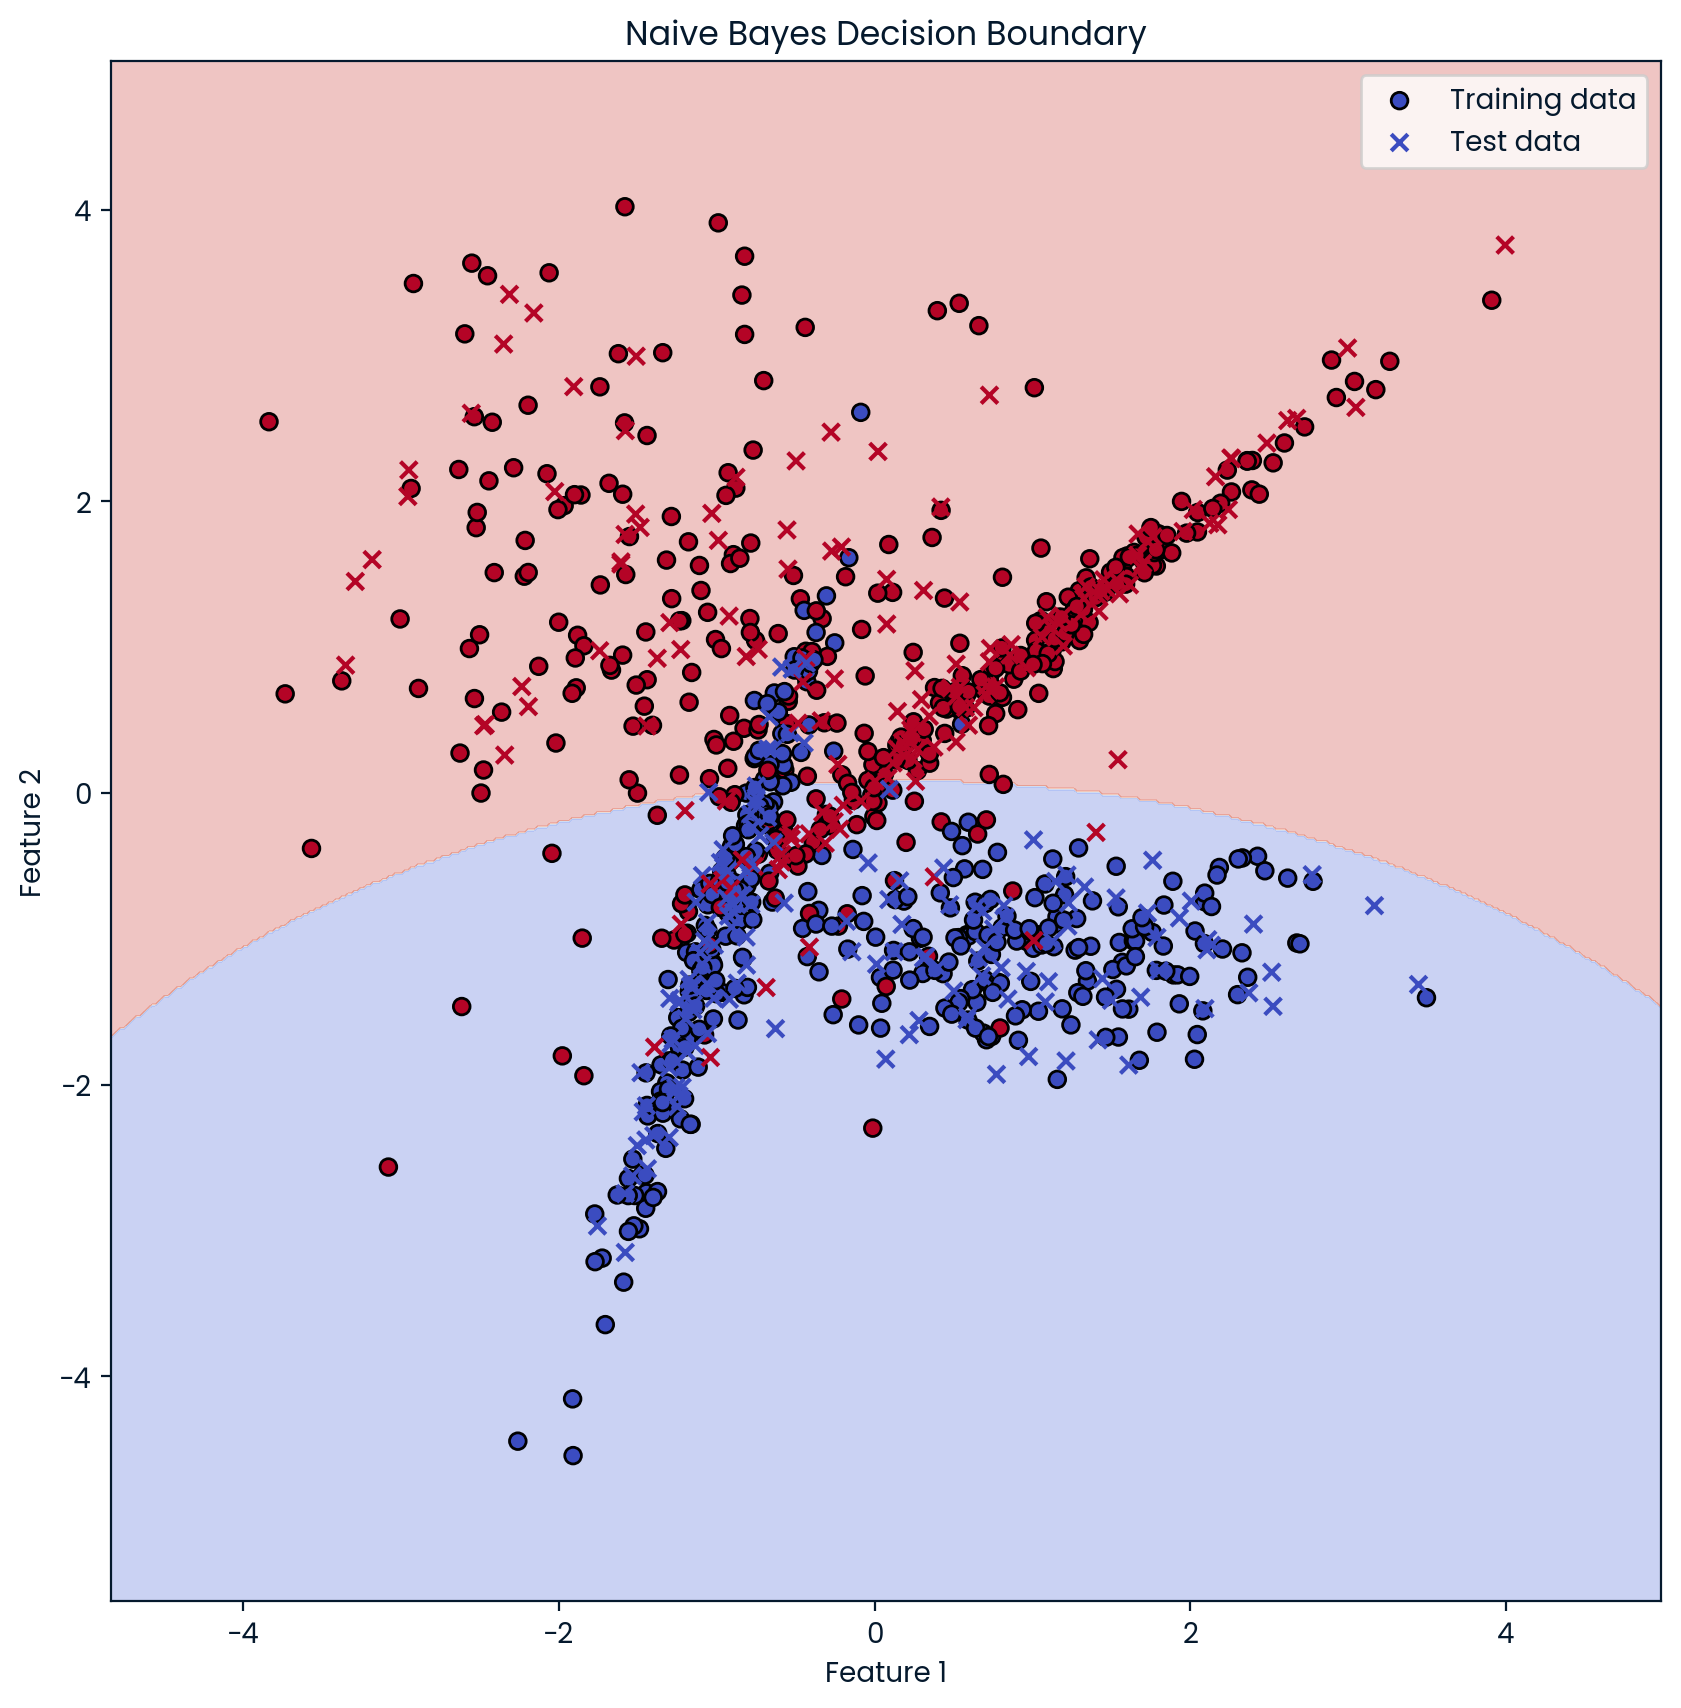

Here is the Python script that generated this plot:
import numpy as np
import matplotlib.pyplot as plt
from sklearn.datasets import make_classification
from sklearn.naive_bayes import GaussianNB
from sklearn.model_selection import train_test_split

# Generate a synthetic dataset
X, y = make_classification(n_samples=1000, n_features=2, n_informative=2, n_redundant=0, random_state=42)

# Split the dataset into training and testing sets
X_train, X_test, y_train, y_test = train_test_split(X, y, test_size=0.3, random_state=42)

# Create and train the Naive Bayes model
model = GaussianNB()
model.fit(X_train, y_train)

# Create a mesh to plot the decision boundary
h = .02  # step size in the mesh
x_min, x_max = X[:, 0].min() - 1, X[:, 0].max() + 1
y_min, y_max = X[:, 1].min() - 1, X[:, 1].max() + 1
xx, yy = np.meshgrid(np.arange(x_min, x_max, h), np.arange(y_min, y_max, h))

# Plot the decision boundary by assigning a color to each point in the mesh
Z = model.predict(np.c_[xx.ravel(), yy.ravel()])
Z = Z.reshape(xx.shape)

plt.figure(figsize=(10, 10))
plt.contourf(xx, yy, Z, alpha=0.3, cmap=plt.cm.coolwarm)

# Plot also the training points
plt.scatter(X_train[:, 0], X_train[:, 1], c=y_train, edgecolors='k', marker='o', cmap=plt.cm.coolwarm, label='Training data')
plt.scatter(X_test[:, 0], X_test[:, 1], c=y_test, edgecolors='k', marker='x', cmap=plt.cm.coolwarm, label='Test data')
plt.xlabel('Feature 1')
plt.ylabel('Feature 2')
plt.title('Naive Bayes Decision Boundary')
plt.legend()
plt.show()
